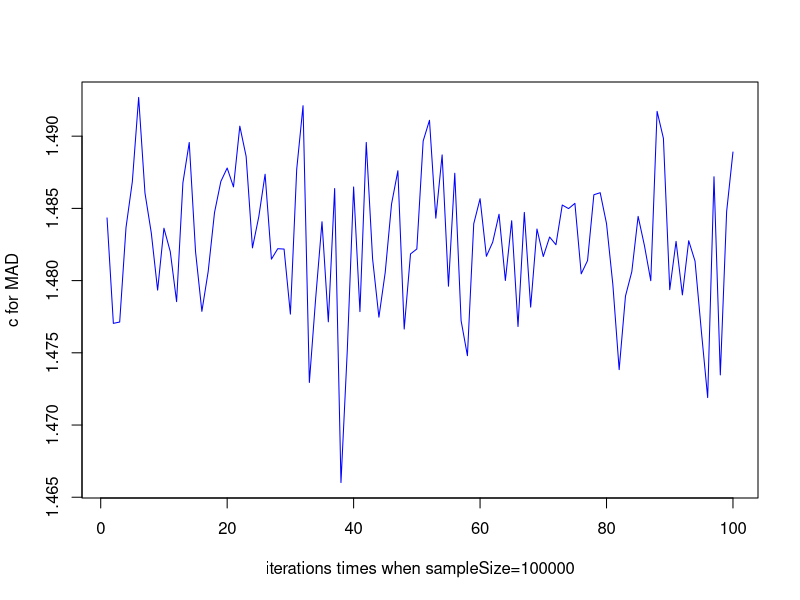
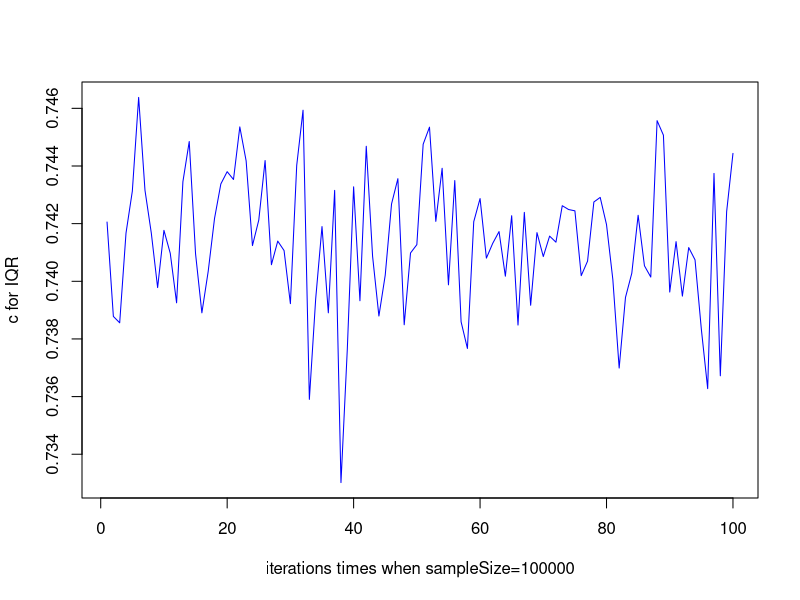

The R source for these figures, in order:
sampleNormGenerate = function(sampleSize,mean,sigma,iterations){
y=matrix(rnorm(iterations*sampleSize,mean,sigma),iterations)
u=apply(y, 1, median)
MAD=apply(abs(y-u), 1, median)
IQR=apply(y, 1, IQR)

c1=sigma/MAD 	# c1.MAD->sigma as m->oo
c2=sigma/IQR		 # c2.IQR->sigma as m->oo
return (cbind(c1,c2))
}

iterations=100
sampleSize=100000
mean=100
sigma=5

x=sampleNormGenerate(sampleSize,mean,sigma,iterations)  # return value x consisting of c1 for MAD and c2 for IQR

t=1:iterations
pdf("mad.pdf")
plot(t,x[,1],"l",xlab="iterations times when sampleSize=100000",ylab="c for MAD",col="blue")
dev.off()
pdf("iqr.pdf")
plot(t,x[,2],"l",xlab="iterations times when sampleSize=100000",ylab="c for IQR",col="blue")
dev.off()